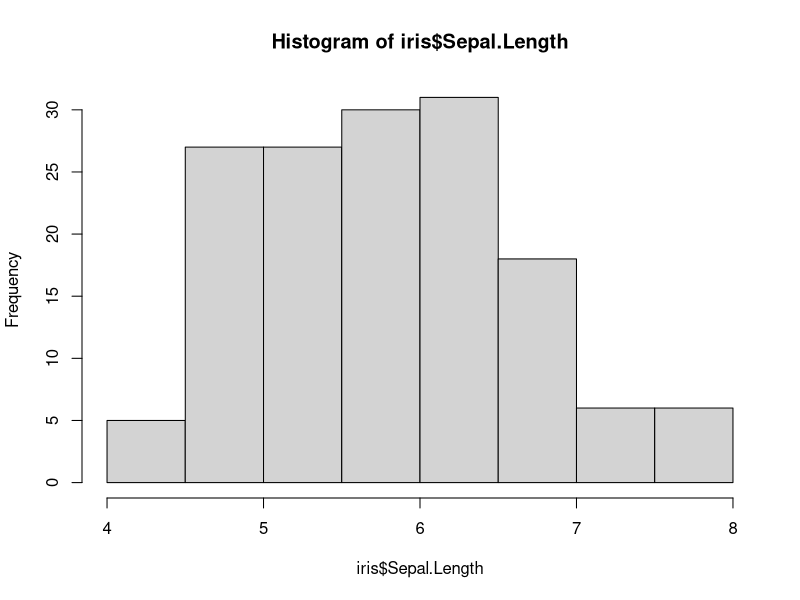
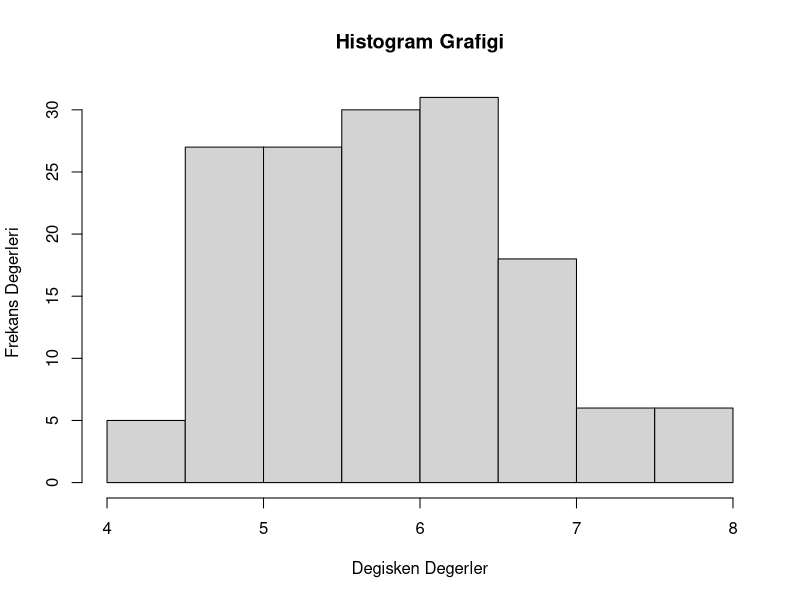
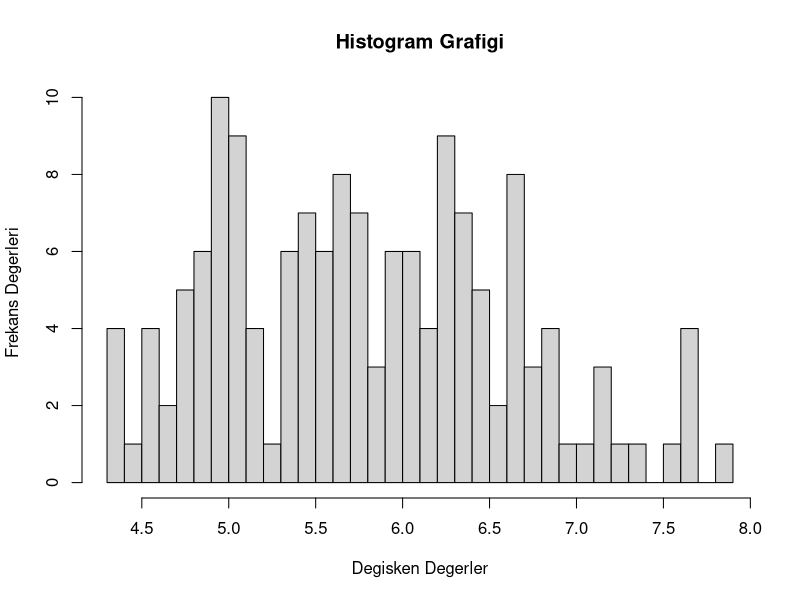
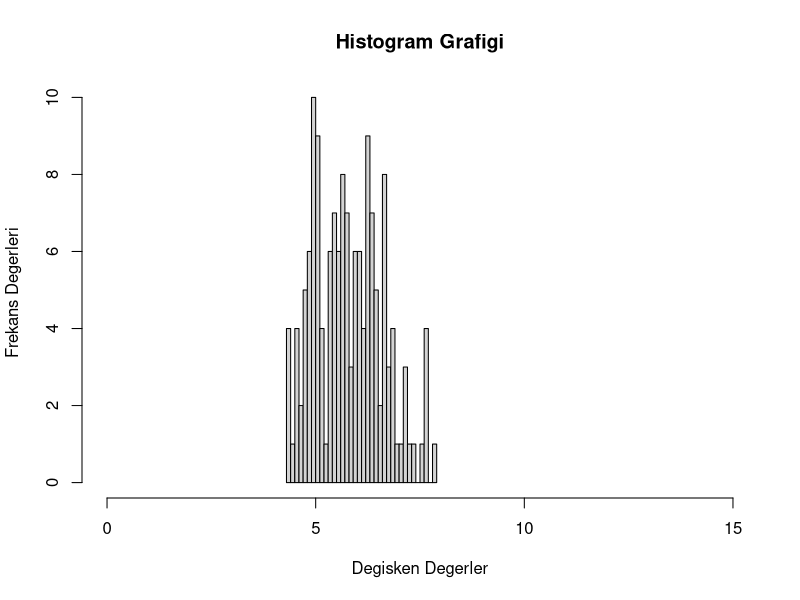
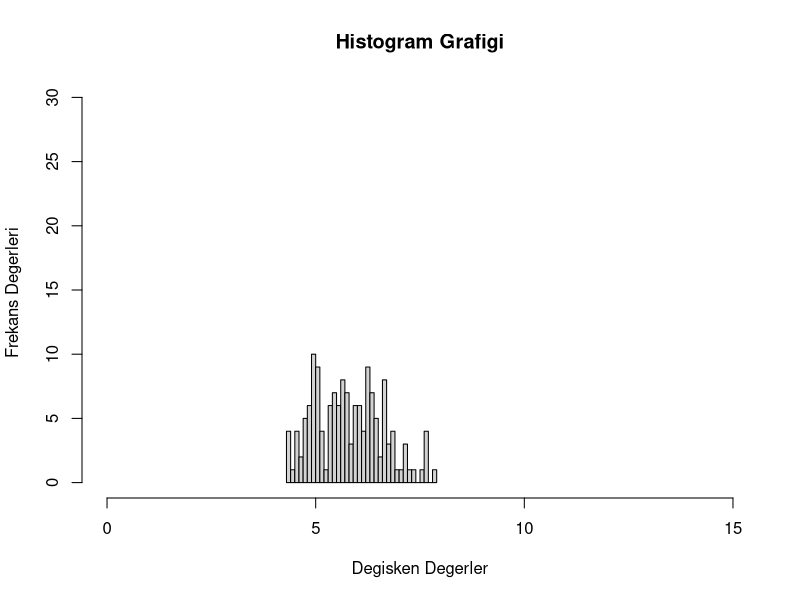

Reproduce these figures in R, in order.
Sys.setlocale("LC_ALL", "en_US.UTF-8") # Varsayılan kodlama olarak UTF-8 kullanma

View(iris)

hist(iris$Sepal.Length)
hist(
    iris$Sepal.Length,
    main = "Histogram Grafigi", # türkçe karakter sevmeyen R ' ı bende sevmem yav seveceksin o kadar
    xlab = "Degisken Degerler",
    ylab = "Frekans Degerleri ")


hist(
    iris$Sepal.Length,
    main = "Histogram Grafigi", # türkçe karakter sevmeyen R ' ı bende sevmem yav seveceksin o kadar
    xlab = "Degisken Degerler",
    ylab = "Frekans Degerleri ",
    breaks = 30 ) # kırılım noktası sayısı -- ideal görüntü bu yav :)

hist(
    iris$Sepal.Length,
    main = "Histogram Grafigi", # türkçe karakter sevmeyen R ' ı bende sevmem yav seveceksin o kadar
    xlab = "Degisken Degerler",
    ylab = "Frekans Degerleri ",
    breaks = 30,
    xlim = c(0,15) ) # kırılım noktası sayısı

hist(
    iris$Sepal.Length,
    main = "Histogram Grafigi", # türkçe karakter sevmeyen R ' ı bende sevmem yav seveceksin o kadar
    xlab = "Degisken Degerler",
    ylab = "Frekans Degerleri ",
    breaks = 30,
    xlim = c(0,15),
    ylim = c(0,30) ) 
    

